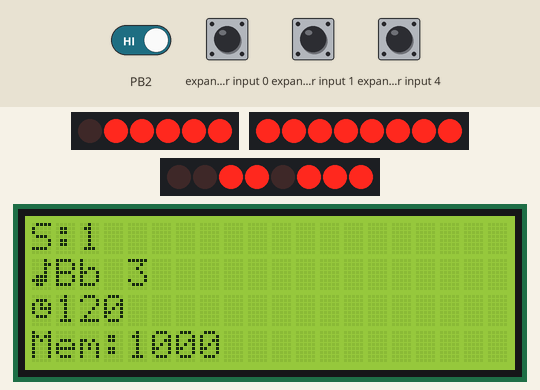
Simulated run of this sketch. Board: ATtiny85, built with avr-gcc and run on an emulated ATtiny85. Parts: 6 port-expander outputs drawn as a row of LEDs (first output left, lit = HIGH), 2 × 8 port-expander outputs drawn as a row of LEDs (first output left, lit = HIGH), 20×4 character LCD. Wiring (inferred from the names in the program): PCF8574 port expander at I2C address 0x20; PCF8574 port expander at I2C address 0x21; PCF8574 port expander at I2C address 0x22. Wiring (inferred from the signals the program sends): 3 × row of LEDs: on Q0, Q2, Q3, Q5, Q6, Q7 / on Q0, Q1, Q2, Q3, Q4, Q5, Q6, Q7 / on Q0, Q1, Q2, Q3, Q4, Q5, Q6, Q7. Inputs (shaded band) come from the test bench; at power-on: PB2, expander input 0, expander input 1, expander input 4 HIGH. What the sketch prints to the serial monitor is not drawn.

Above: at 1.2 s.
1.3 s: expander input 1 pulled LOW for 0.15 s
At 2.4 s:
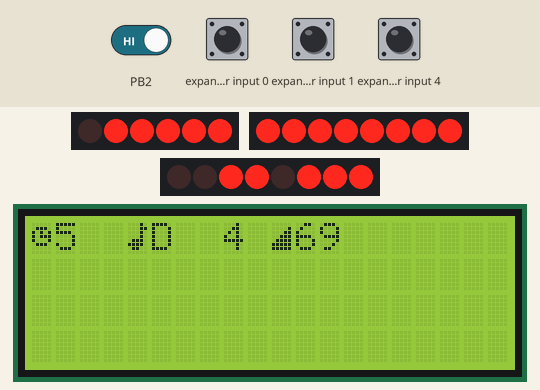
3.0 s: expander input 4 pulled LOW for 0.15 s
At 3.6 s:
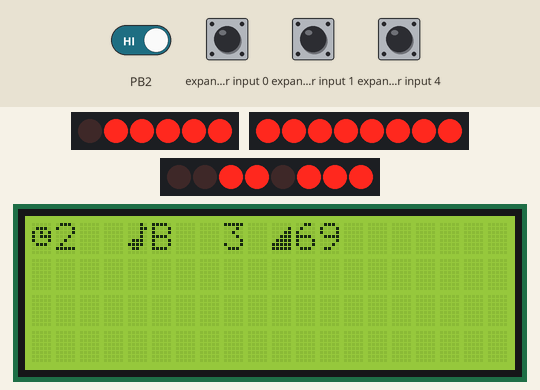
4.7 s: PB2 driven LOW
6.2 s: expander input 1 pulled LOW for 1 s
At 7.0 s:
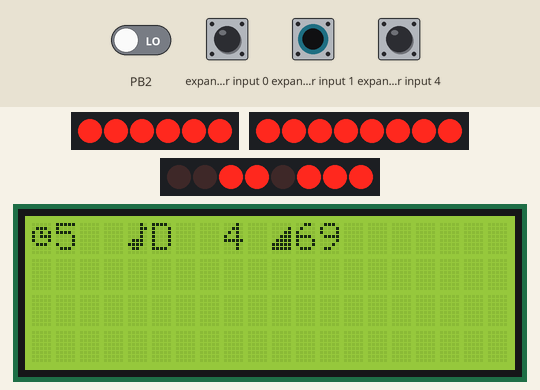
8.7 s: expander input 4 pulled LOW for 1 s
At 9.6 s:
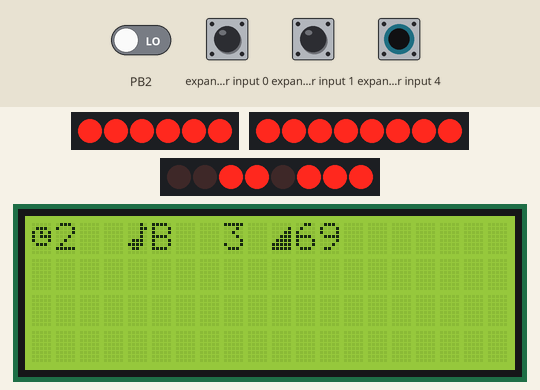
11.2 s: expander input 1 driven LOW and expander input 4 driven LOW
At 11.35 s:
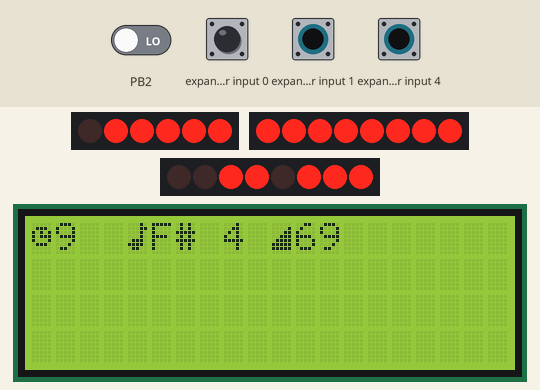
Timing chart, 0 to 14.6 s (numbered marks = the images above; inputs shaded):
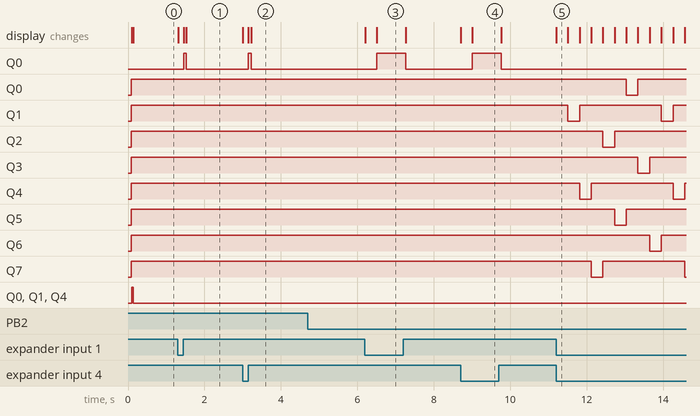

The sketch:

SequenceThis.ino
```cpp
// (licence header left out)
///
/// @file	SequenceThis.ino
/// @brief	Main sketch
///
/// @details	<#details#>
/// @n @a	Developed with [embedXcode](http://embedXcode.weebly.com)
///
/// @author	Fredrik Glawe
/// @author	Fredrik Glawe
/// @date	4/16/13 7:35 PM
/// @version	<#version#>
///
/// @copyright	© Fredrik Glawe, 2013
/// @copyright	CC = BY NC SA
///
/// @see	ReadMe.txt for references
/// @n
///


// Core library for code-sense
#if defined(WIRING) // Wiring specific
#include "Wiring.h"
#elif defined(MAPLE_IDE) // Maple specific
#include "WProgram.h"
#elif defined(MPIDE) // chipKIT specific
#include "WProgram.h"
#elif defined(DIGISPARK) // Digispark specific
#include "Arduino.h"
#elif defined(ENERGIA) // LaunchPad, FraunchPad and StellarPad specific
#include "Energia.h"
#elif defined(CORE_TEENSY) // Teensy specific
#include "WProgram.h"
#elif defined(ARDUINO) && (ARDUINO >= 100) // Arduino 1.0 and 1.5 specific
#include "Arduino.h"
#elif defined(ARDUINO) && (ARDUINO < 100) // Arduino 23 specific
#include "WProgram.h"
#else // error
#error Platform not defined
#endif

#include "Timer.h"
#include "Wire.h"
#include "F2DisplayController.h"
#include "F2RotaryController.h"
#include "F2LedsController.h"
#include "F2ButtonsController.h"
#include "F2MidiController.h"
#include "F2SequenceController.h"
#include "F2SequencerStep.h"
#include "F2UtilityController.h"

#define CHANGE_HEAP_SIZE(size)  __asm__ volatile ("\t.globl _min_heap_size\n\t.equ _min_heap_size, " #size "\n")
CHANGE_HEAP_SIZE(65536);

void editButtonsCallback(byte selection);
void stepButtonsCallback(byte buttonNumber);
void playStopButtonCallBack();
void exitButtonCallback();
void play();
void stop();
void rotaryCallbackUp();
void rotaryCallbackDown();
void update();
void setup();
void loop();

Timer _timer;
uint8_t _timerId;
byte _mode; //0 - Idle
byte _selectedStep;
byte _selectedEditPart; //Note:0 Velocity:1

bool _playing;

enum MENU { SONG, STEPEDIT, PATTERNEDIT, SETTINGS };

void update()
{
    F2SequencePattern *pattern = F2SequenceController::sharedInstance()->getCurrentPattern();
    F2SequencerStep *step = pattern->getNextStep();
    F2LedsController::sharedInstance()->endableStepLedWithNumber(pattern->getCurrentStepNumber());
    F2MidiController::sharedInstance()->noteOn(0x90, step->getNote(), step->getVelocity());
}

void setup()
{
    //Serial.begin(31250);
    Serial.begin(9600);
    _selectedEditPart = 0;
    Wire.begin();
    F2UtilityController::sharedInstance();
    F2DisplayController::sharedInstance();
    F2LedsController::sharedInstance();
    F2MidiController::sharedInstance();
    F2SequenceController::sharedInstance();
    F2ButtonsController::sharedInstance();
    F2ButtonsController::sharedInstance()->setCallbackForExitButton(exitButtonCallback);
    F2ButtonsController::sharedInstance()->setCallbackForPlayStopButton(playStopButtonCallBack);
    F2ButtonsController::sharedInstance()->setCallbackForStepButtons(stepButtonsCallback);
    F2RotaryController::sharedInstance()->setCallback(rotaryCallbackUp, rotaryCallbackDown);
    F2ButtonsController::sharedInstance()->setCallbackForEditButtons(editButtonsCallback);
    F2LedsController::sharedInstance()->enableEditLedWithNumber(0);
}

void loop()
{
    _timer.update();
    F2ButtonsController::sharedInstance()->update();
    switch(_mode)
    {
        case 0: //Idle
        {
            F2SequencePattern *currentPattern = F2SequenceController::sharedInstance()->getCurrentPattern();
            F2SequencerStep *currentStep = currentPattern->getCurrentStep();
            F2DisplayController::sharedInstance()->setCurrentBpm(F2SequenceController::sharedInstance()->getBpm());
            F2DisplayController::sharedInstance()->setCurrentNote(currentStep->getNote());
            F2DisplayController::sharedInstance()->update();
            break;
        }
    }
}

void play()
{
    long bpm = (6000/F2SequenceController::sharedInstance()->getBpm())*2;
    _timerId = _timer.every(bpm, update);
}

void stop()
{
    _timer.stop(_timerId);
    F2SequenceController::sharedInstance()->getCurrentPattern()->stop();
}

void playStopButtonCallBack()
{
    if(_playing)
    {
        stop();
        F2LedsController::sharedInstance()->stop();
        _playing = false;
    }
    else
    {
        play();
        _playing = true;
    }
}

void editButtonsCallback(byte selection)
{
    _selectedEditPart = selection;
    F2LedsController::sharedInstance()->enableEditLedWithNumber(_selectedEditPart);
}

void exitButtonCallback()
{
    F2DisplayController::sharedInstance()->clear();
    F2DisplayController::sharedInstance()->setCurrentEditStepNumber(_selectedStep);
    F2DisplayController::sharedInstance()->setMode(0);
}

void stepButtonsCallback(byte buttonNumber)
{
    _selectedStep = buttonNumber;
    F2DisplayController::sharedInstance()->clear();
    F2DisplayController::sharedInstance()->setCurrentEditStepNumber(_selectedStep);
    F2DisplayController::sharedInstance()->setMode(1);
}

void rotaryCallbackUp()
{
    Serial.print("Up");
    switch (_selectedEditPart)
    {
        case 0:
            F2SequenceController::sharedInstance()->getCurrentPattern()->_steps[_selectedStep]->_note++;
            break;
        case 1:
            F2SequenceController::sharedInstance()->getCurrentPattern()->_steps[_selectedStep]->_velocity++;
            break;
        default:
            break;
    }
}

void rotaryCallbackDown()
{
    Serial.print("down");
    switch (_selectedEditPart)
    {
        case 0:
            F2SequenceController::sharedInstance()->getCurrentPattern()->_steps[_selectedStep]->_note--;
            break;
        case 1:
            F2SequenceController::sharedInstance()->getCurrentPattern()->_steps[_selectedStep]->_velocity--;
            break;
        default:
            break;
    }
}
```

Event.cpp
```cpp
// (licence header left out)
/*  * * * * * * * * * * * * * * * * * * * * * * * * * * *
 Code by Simon Monk
 http://www.simonmonk.org
* * * * * * * * * * * * * * * * * * * * * * * * * * * * */

// For Arduino 1.0 and earlier
#if defined(ARDUINO) && ARDUINO >= 100
#include "Arduino.h"
#else
#include "WProgram.h"
#endif

#include "Event.h"

Event::Event(void)
{
	eventType = EVENT_NONE;
}

void Event::update(void)
{
	unsigned long now = millis();
	if (now - lastEventTime >= period)
	{
		switch (eventType)
		{
			case EVENT_EVERY:
				(*callback)();
				break;

			case EVENT_OSCILLATE:
				pinState = ! pinState;
				digitalWrite(pin, pinState);
				break;
		}
		lastEventTime = now;
		count++;
	}
	if (repeatCount > -1 && count >= repeatCount)
	{
		eventType = EVENT_NONE;
	}
}
```

Event.h
```cpp
// (licence header left out)
/*  * * * * * * * * * * * * * * * * * * * * * * * * * * *
 Code by Simon Monk
 http://www.simonmonk.org
* * * * * * * * * * * * * * * * * * * * * * * * * * * * */

#ifndef Event_h
#define Event_h

#include <inttypes.h>

#define EVENT_NONE 0
#define EVENT_EVERY 1
#define EVENT_OSCILLATE 2

class Event
{

public:
  Event(void);
  void update(void);
  int8_t eventType;
  unsigned long period;
  int repeatCount;
  uint8_t pin;
  uint8_t pinState;
  void (*callback)(void);
  unsigned long lastEventTime;
  int count;
};

#endif
```

F2ButtonsController.cpp
```cpp
// (licence header left out)
#include "F2ButtonsController.h"
#define LED_BUTTONS_CHIP_ADDRESS 0x20
#define UTL_BUTTONS_CHIP_ADDRESS 0x22

static F2ButtonsController *_sharedInstance;

F2ButtonsController* F2ButtonsController::sharedInstance()
{
    if (_sharedInstance == 0)
        _sharedInstance = new F2ButtonsController();
    return _sharedInstance;
}

F2ButtonsController::F2ButtonsController()
{
    //0x27 Step Leddar
    Wire.beginTransmission(LED_BUTTONS_CHIP_ADDRESS);
    Wire.send(0x13);
}

F2ButtonsController::~F2ButtonsController()
{
    delete _sharedInstance;
}

void F2ButtonsController::update()
{
    byte inputs=0;
    Wire.beginTransmission(LED_BUTTONS_CHIP_ADDRESS);
    Wire.send(0x12);
    Wire.endTransmission();
    Wire.requestFrom(LED_BUTTONS_CHIP_ADDRESS, 1);
    inputs = Wire.receive();
    switch (inputs)
    {
        case 1:     //Button 1
            F2ButtonsController::sharedInstance()->_callbackForStepButtons(0);
            break;
        case 2:     //Button 2
            F2ButtonsController::sharedInstance()->_callbackForStepButtons(1);
            break;
        case 4:     //Button 3
            F2ButtonsController::sharedInstance()->_callbackForStepButtons(2);
            break;
        case 8:    //Button 4
            F2ButtonsController::sharedInstance()->_callbackForStepButtons(3);
            break;
        case 16:   //Button 5
            F2ButtonsController::sharedInstance()->_callbackForStepButtons(4);
            break;
        case 32:  //Button 6
            F2ButtonsController::sharedInstance()->_callbackForStepButtons(5);
            break;
        case 64:  //Button 7
            F2ButtonsController::sharedInstance()->_callbackForStepButtons(6);
            break;
        case 128: //Button 8
            F2ButtonsController::sharedInstance()->_callbackForStepButtons(7);
            break;
        default:
            break;
    }

    inputs=0;
    Wire.beginTransmission(LED_BUTTONS_CHIP_ADDRESS);
    Wire.send(0x13);
    Wire.endTransmission();
    Wire.requestFrom(LED_BUTTONS_CHIP_ADDRESS, 1);
    inputs = Wire.receive();
    switch (inputs)
    {
        case 1:     //Button 9
            F2ButtonsController::sharedInstance()->_callbackForStepButtons(8);
            break;
        case 2:     //Button 10
            F2ButtonsController::sharedInstance()->_callbackForStepButtons(9);
            break;
        case 4:     //Button 11
            F2ButtonsController::sharedInstance()->_callbackForStepButtons(10);
            break;
        case 8:    //Button 12
            F2ButtonsController::sharedInstance()->_callbackForStepButtons(11);
            break;
        case 16:   //Button 13
            F2ButtonsController::sharedInstance()->_callbackForStepButtons(12);
            break;
        case 32:  //Button 14
            F2ButtonsController::sharedInstance()->_callbackForStepButtons(13);
            break;
        case 64:  //Button 15
            F2ButtonsController::sharedInstance()->_callbackForStepButtons(14);
            break;
        case 128: //Button 16
            F2ButtonsController::sharedInstance()->_callbackForStepButtons(15);
            break;
        default:
            break;
    }

    inputs = 0;
    Wire.beginTransmission(UTL_BUTTONS_CHIP_ADDRESS);
    Wire.send(0x13);
    Wire.endTransmission();
    Wire.requestFrom(UTL_BUTTONS_CHIP_ADDRESS, 1);
    inputs = Wire.receive();
    switch (inputs)
    {
        case 1:     //Button 1
        {
            if(_playStopButtonLastState != inputs)
            {
                F2ButtonsController::sharedInstance()->_callbackForPlayStopButton();
                _playStopButtonLastState = inputs;
            }
            break;
        }
        case 2:     //Button 2
            if(_exitButtonLastState != inputs)
            {
                _callbackForExitButton();
                _exitButtonLastState = inputs;
            }
            break;
        case 4:     //Button 3
            break;
        case 8:    //Button 4
            break;
        case 16:   //Button 5
            if(_editButtonsLastState[0] != inputs)
            {
                _callbackForEditButtons(0);
                _editButtonsLastState[0] = inputs;
            }
            break;
        case 32:  //Button 6
            if(_editButtonsLastState[1] != inputs)
            {
                _callbackForEditButtons(1);
                _editButtonsLastState[1] = inputs;
            }
            break;
        case 64:  //Button 7
            if(_editButtonsLastState[2] != inputs)
            {
                _callbackForEditButtons(2);
                _editButtonsLastState[2] = inputs;
            }       break;
        case 128: //Button 8
            if(_editButtonsLastState[3] != inputs)
            {
                _callbackForEditButtons(3);
                _editButtonsLastState[3] = inputs;
            }   break;
        default:
        {
            _playStopButtonLastState = 0;
            _exitButtonLastState = 0;
            for(int i = 0; i < 4; i++)
                _editButtonsLastState[i] = 0;
            break;
        }
    }
}

void F2ButtonsController::setCallbackForExitButton(void(*callbackExitButton)(void))
{
    _callbackForExitButton = callbackExitButton;
}

void F2ButtonsController::setCallbackForEditButtons(void(*callbackEditButtons)(byte))
{
    _callbackForEditButtons = callbackEditButtons;
}

void F2ButtonsController::setCallbackForPlayStopButton(void(*callbackPlayStopButton)(void))
{
    _callbackForPlayStopButton = callbackPlayStopButton;
}

void F2ButtonsController::setCallbackForStepButtons(void(*callbackStepButtons)(byte))
{
    _callbackForStepButtons = callbackStepButtons;
}
```

F2ButtonsController.h
```cpp
// (licence header left out)
#ifndef __SequenceThis__F2ButtonsController__
#define __SequenceThis__F2ButtonsController__

#include "WProgram.h"
#include "Wire.h"

class F2ButtonsController
{
private:
    byte _playStopButtonLastState;
    byte _editButtonsLastState[4];
    byte _exitButtonLastState;
public:
    F2ButtonsController();
    ~F2ButtonsController();
    static F2ButtonsController* sharedInstance();
    void update();

    void (*_callbackForEditButtons)(byte);
    void setCallbackForEditButtons(void(*callbackEditButtons)(byte));

    void (*_callbackForExitButton)(void);
    void setCallbackForExitButton(void(*callbackExitButton)(void));

    void (*_callbackForPlayStopButton)(void);
    void (*_callbackForStepButtons)(byte);

    void setCallbackForPlayStopButton(void(*callbackPlayStopButton)(void));
    void setCallbackForStepButtons(void(*callbackStepButton)(byte));
};

#endif /* defined(__SequenceThis__F2ButtonsController__) */
```

F2DisplayController.cpp
```cpp
// (licence header left out)
#include "F2DisplayController.h"

char* PROGMEM NOTES[0x78] = { "C -1", "C#-1", "D -1", "Eb-1", "E -1", "F -1", "F#-1", "G -1", "G#-1", "A -1", "Bb-1", "B -1", "C  0", "C# 0", "D  0", "Eb 0", "E  0", "F  0", "F# 0", "G  0", "G# 0", "A  0", "Bb 0", "B  0", "C  1", "C# 1", "D  1", "Eb 1", "E  1", "F  1", "F# 1", "G  1", "G# 1", "A  1", "Bb 1", "B  1", "C  2", "C# 2", "D  2", "Eb 2", "E  2", "F  2", "F# 2", "G  2", "G# 2", "A  2", "Bb 2", "B  2", "C  3", "C# 3", "D  3", "Eb 3", "E  3", "F  3", "F# 3", "G  3", "G# 3", "A  3", "Bb 3", "B  3", "C  4", "C# 4", "D  4", "Eb 4", "E  4", "F  4", "F# 4", "G  4", "G# 4", "A  4", "Bb 4", "B  4", "C  5", "C# 5", "D  5", "Eb 5", "E  5", "F  5", "F# 5", "G  5", "G# 5", "A  5", "Bb 5", "B  5", "C  6", "C# 6", "D  6", "Eb 6", "E  6", "F  6", "F# 6", "G  6", "G# 6", "A  6", "Bb 6", "B  6", "C  7", "C# 7", "D  7", "Eb 7", "E  7", "F  7", "F# 7", "G  7", "G# 7", "A  7", "Bb 7", "B  7", "C  8", "C# 8", "D  8", "Eb 8", "E  8", "F  8", "F# 8", "G  8", "G# 8", "A  8", "Bb 8", "B  8"};

byte CHARNOTE[8] =
{
    B00010,
    B00011,
    B00010,
    B00010,
    B01110,
    B11110,
    B01100,
};

byte CHARCLOCK[8] =
{
    B00000,
    B01110,
    B10101,
    B10111,
    B10001,
    B01110,
    B00000,
};

byte CHARARROWRIGHT[8] =
{
    B00000,
    B01000,
    B01100,
    B01110,
    B01100,
    B01000,
    B00000,
};

byte CHARVELOCITY[8] =
{
    B00000,
    B00001,
    B00011,
    B00111,
    B01111,
    B11111,
    B11111,
};

static F2DisplayController *_sharedInstance;

F2DisplayController* F2DisplayController::sharedInstance()
{
    if(_sharedInstance == 0)
    {
        _sharedInstance = new F2DisplayController();
    }
    return _sharedInstance;
}

F2DisplayController::F2DisplayController()
{
    _currentMode = 0;
    _currentEditStepNumber = 0;
    _lcd = new LiquidCrystal(12, 11, 5, 4, 3, 2);
    _lcd->createChar(0, CHARNOTE);
    _lcd->createChar(1, CHARCLOCK);
    _lcd->createChar(2, CHARVELOCITY);
    _lcd->begin(20, 4);
}

F2DisplayController::~F2DisplayController()
{
    delete _lcd;
    delete _sharedInstance;
}

//enum MENU { SONG = 0, STEPEDIT = 1, PATTERNEDIT = 2, SETTINGS = 3};
void F2DisplayController::setMode(byte mode)
{
    _currentMode = mode;
}

void F2DisplayController::setCurrentEditStepNumber(byte currentEditStepNumber)
{
    _currentEditStepNumber = currentEditStepNumber;
}

void F2DisplayController::update()
{
    switch (_currentMode)
    {
        case 0:
        {
            String step = "S:";
            step = step + (_currentEditStepNumber+1);
            _lcd->setCursor(0, 0);
            _lcd->print(step);

            _lcd->setCursor(0, 1);
            _lcd->write(byte(0));
            _lcd->setCursor(1, 1);
            _lcd->print(NOTES[_currentNote]);

            _lcd->setCursor(0, 2);
            _lcd->write(byte(1));
            _lcd->setCursor(1, 2);
            _lcd->print(_currentBpm);

            String mem = "Mem:";
            mem = mem + F2UtilityController::sharedInstance()->getAvailableMemory();
            _lcd->setCursor(0, 3);
            _lcd->print(mem);
            break;
        }
        case 1: //STEPEDIT
        {
            //Step
            _lcd->setCursor(0, 0);
            _lcd->write(byte(1));
            _lcd->setCursor(1, 0);
            _lcd->print(_currentEditStepNumber+1);


            //Note
            unsigned int editNote = F2SequenceController::sharedInstance()->getCurrentPattern()->getStep(_currentEditStepNumber)->getNote();
            _lcd->setCursor(4, 0);
            _lcd->write(byte(0));
            _lcd->setCursor(5, 0);
            _lcd->print(NOTES[editNote]);


            unsigned int editVelocity = F2SequenceController::sharedInstance()->getCurrentPattern()->getStep(_currentEditStepNumber)->getVelocity();
            _lcd->setCursor(10, 0);
            _lcd->write(byte(2));
            _lcd->setCursor(11, 0);
            //_lcd->print("   ");
            _lcd->setCursor(11, 0);
            _lcd->print(editVelocity);
            break;
        }
        default:
            break;
    }
}

void F2DisplayController::clear()
{
    _lcd->clear();
}

void F2DisplayController::setCurrentNote(unsigned int note)
{
    _currentNote = note;
}

void F2DisplayController::setCurrentBpm(byte bpm)
{
    _currentBpm = bpm;
}
```

Source omitted: F2DisplayController.h (953 bytes), F2LedsController.cpp (3376 bytes), F2LedsController.h (589 bytes), F2MidiController.cpp (681 bytes), F2MidiController.h (541 bytes), F2RotaryController.cpp (4116 bytes), F2RotaryController.h (671 bytes), F2SequenceController.cpp (1166 bytes), F2SequenceController.h (867 bytes), F2SequencePattern.cpp (1154 bytes), F2SequencePattern.h (783 bytes), F2SequencerStep.cpp (572 bytes) and 7 more

Measured:
- after the input at 1.3 s, Q0: LOW → HIGH after 0.15 s, → LOW 0.07 s later; the display: changes at once (image 1)
- after the input at 3.0 s, Q0: LOW → HIGH after 0.15 s, → LOW 0.07 s later; the display: changes at once (image 2)
- after the input at 4.7 s, every drawn part: stays the same
- after the input at 6.2 s, Q0: LOW → HIGH after 0.31 s, → LOW 0.75 s later; the display: first changes at once (image 3 shows a later state)
- after the input at 8.7 s, Q0: LOW → HIGH after 0.31 s, → LOW 0.75 s later; the display: first changes at once (image 4 shows a later state)
- after the input at 11.2 s, Q0: HIGH → LOW after 1.8 s, → HIGH 0.31 s later; Q1: alternates HIGH for 2.1 s and LOW for 0.31 s, starting after 0.31 s
